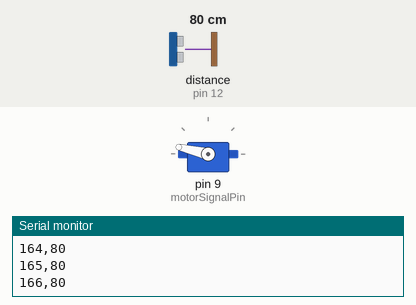
This sketch was run on a simulated Arduino Uno, built with avr-gcc and run on an emulated ATmega328P. Shown: servo, the last lines printed to the serial monitor. Wiring (inferred from the names in the program): ultrasonic range finder: trigger pin 11; echo pin 12. Inputs (shaded band) come from the test bench; at power-on: distance to the obstacle (sensor on pin 12) 80 cm. The echo pulse lasts 58.3 µs per cm.

Above: at 1.2 s.
1.3 s: distance to the obstacle (sensor on pin 12) set to 299 cm
4.3 s: distance to the obstacle (sensor on pin 12) set to 35 cm
At 5.0 s:
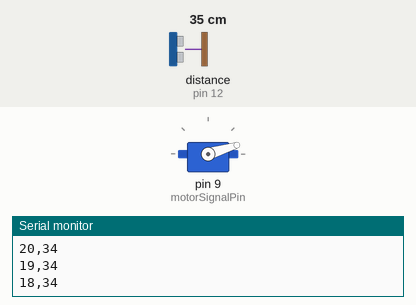
7.3 s: distance to the obstacle (sensor on pin 12) set to 2 cm
At 8.4 s:
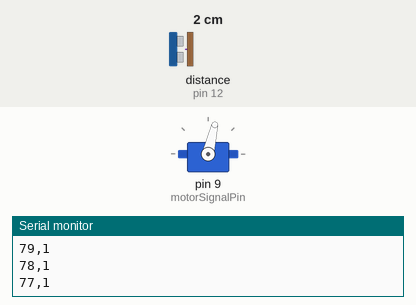
10.3 s: distance to the obstacle (sensor on pin 12) set to 18 cm
Timing chart, 0 to 14.3 s (numbered marks = the images above; inputs shaded):
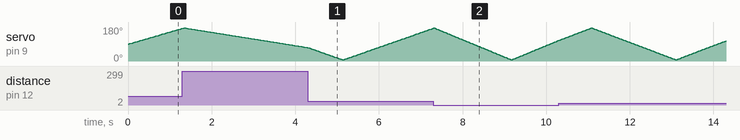

The sketch:

Radar_Project.ino
```cpp
#include<Servo.h>

// set ouptut pins
const int TriggerPin = 11;
const int EchoPin = 12;
const int motorSignalPin = 9;

// starting loaction
const int startAngle = 90;

// rotation limits
const int minimumAngle = 6;
const int maximumAngle = 175;

// speed
const int degreesPerCycle = 1;

// Library class instance
Servo motor;

void setup(void)
{
    pinMode(TriggerPin, OUTPUT);
    pinMode(EchoPin, INPUT);
    motor.attach(motorSignalPin);
    Serial.begin(9600);
}

void loop(void)
{
    static int currentAngle = startAngle;
    static int motorRotateAmount = degreesPerCycle;

    // move motor
    motor.write(currentAngle);
    delay(10);
    // calculate the distance from the sensor, and write the valu with locqtion to serial
    SerialOutput(currentAngle, CalculateDistance());

    // update motor location
    currentAngle += motorRotateAmount;

    // if the motor has reached the limits, change direction
    if(currentAngle <= minimumAngle || currentAngle >= maximumAngle)
    {
        motorRotateAmount = -motorRotateAmount;
    }
}

int CalculateDistance(void)
{
    // trigger the ultrasonc senosr and record the time taken reflect
    digitalWrite(TriggerPin, HIGH);
    delayMicroseconds(10);
    digitalWrite(TriggerPin, LOW);
    long duration = pulseIn(EchoPin, HIGH);
    // convert this duration to a distance
    float distance = duration/29/2;
    return int(distance);
}

void SerialOutput(const int angle, const int distance)
{
    // convert the angle and distance to a string and serial print
    Serial.println(String(angle) + "," + String(distance));
}
```
